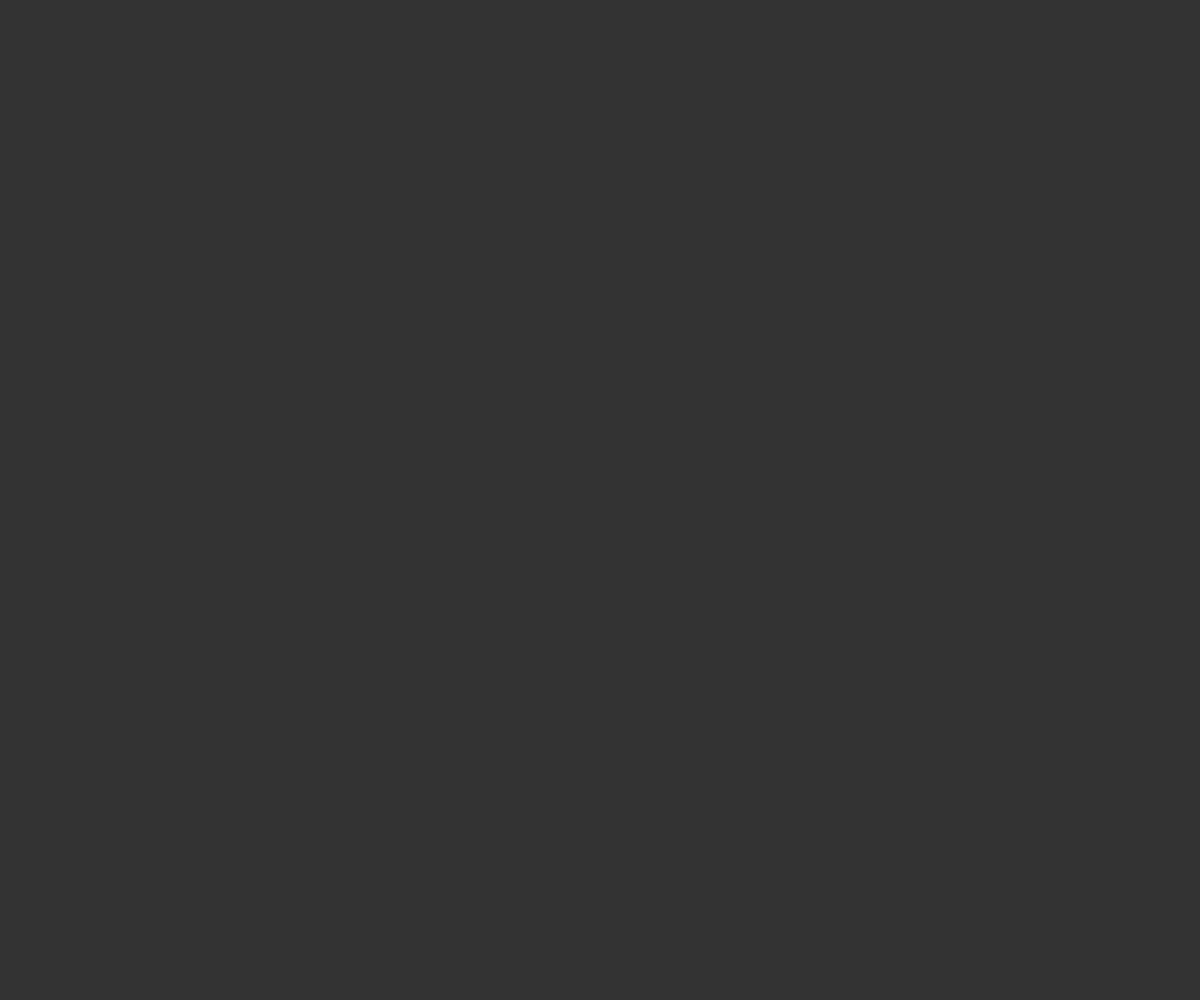
Frame 1 (no input)
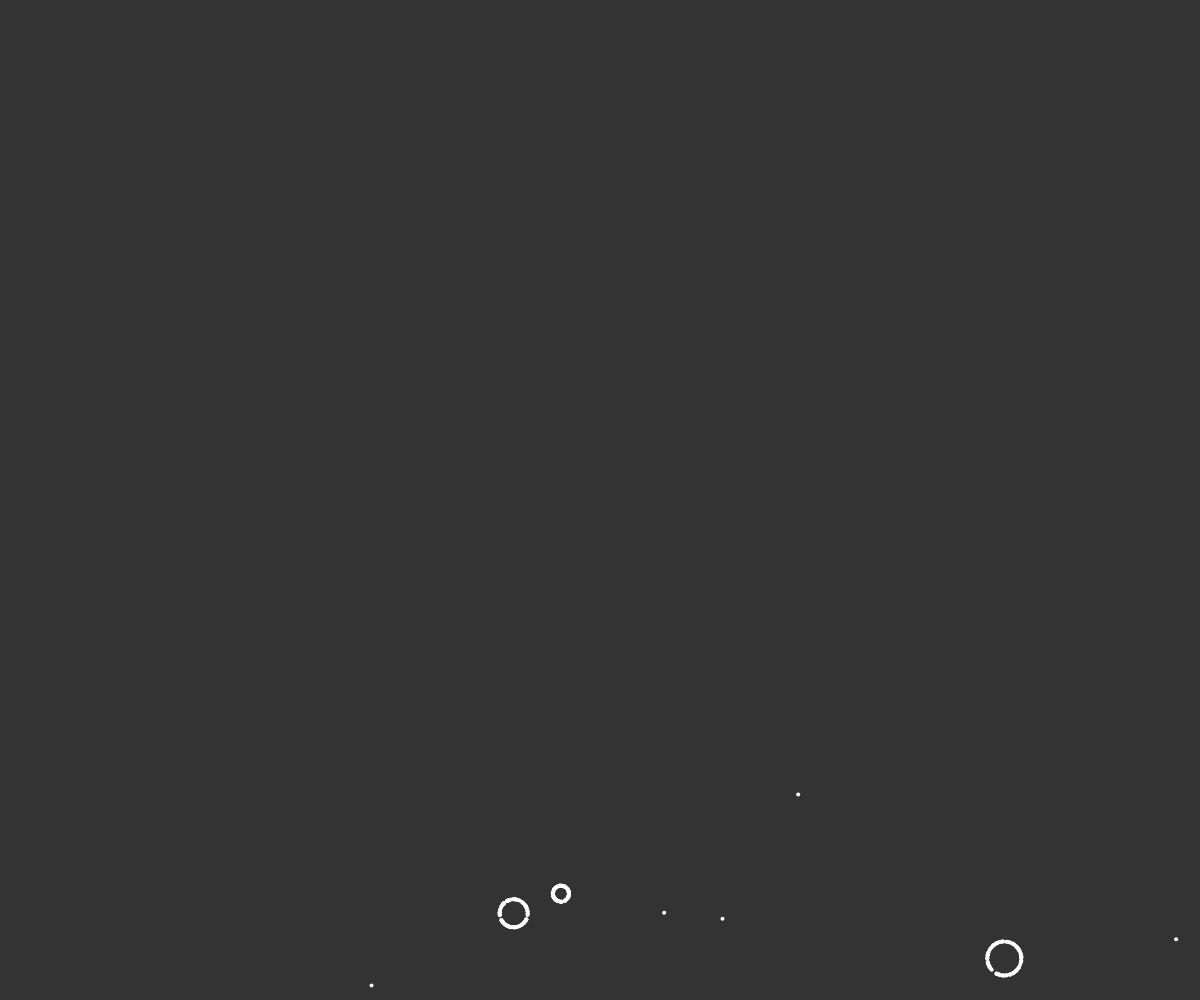
Frame 60 (no input)
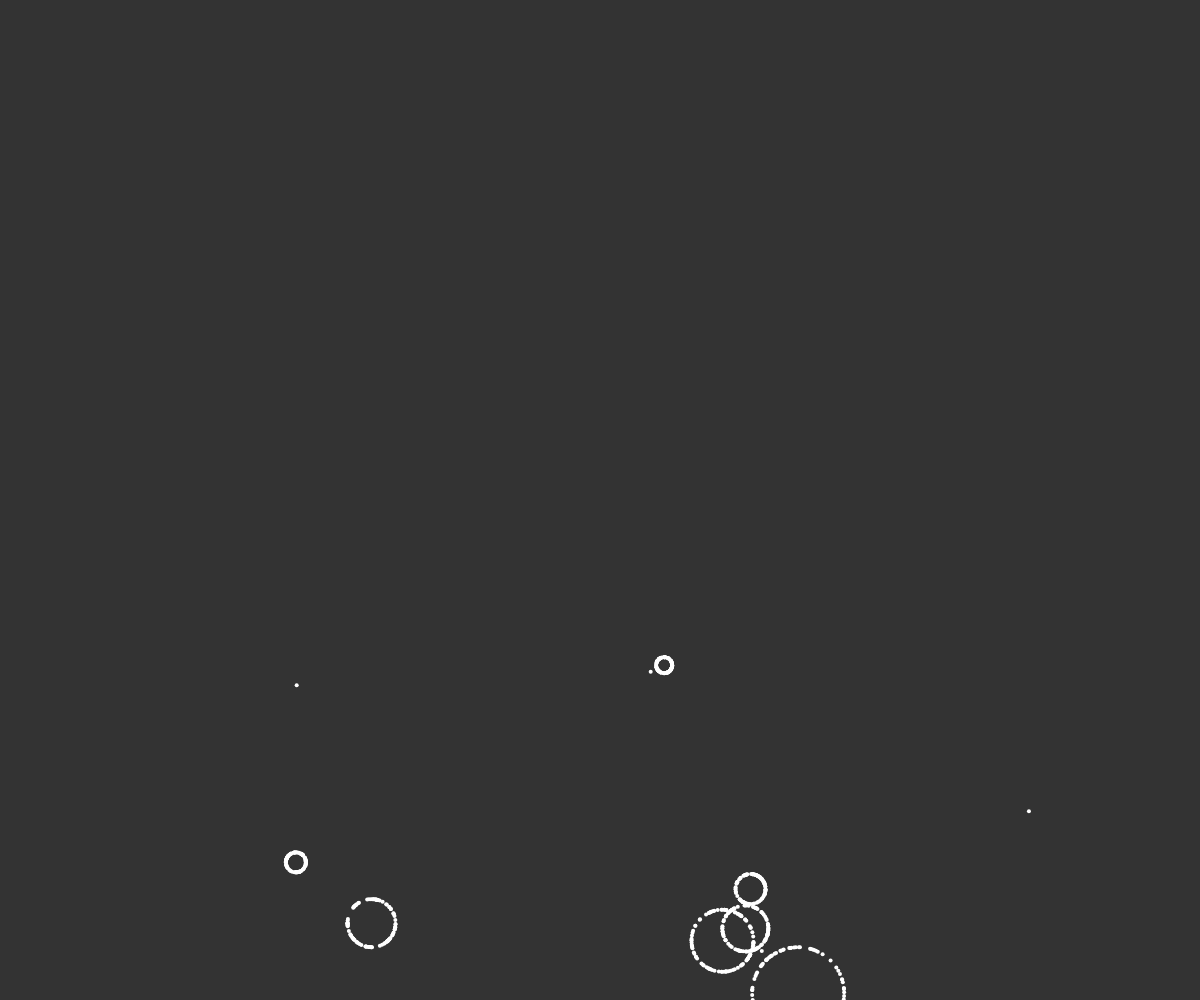
Frame 120 (the mouse pressed at the canvas centre since frame 60)

The p5.js sketch that drew these frames (run headless with seeded random() and noise() and a simulated clock; from frame 60 on, the mouse is pressed at the canvas centre):

// p5.js sketch
// ── sketch.js
var fireworks = [];
var gravity;

function Particle(x,y, firework){
  this.pos = createVector(x,y);
  this.firework = firework;
  if(this.firework){
    this.vel = createVector(0,random(-12,-5));
  } else {
    this.vel = p5.Vector.random2D();
  }
  this.acc = createVector(0,0);
  this.exploded = false;
  
  this.applyForce = function(force){
    this.acc.add(force);
  }

  this.update = function(){
    this.vel.add(this.acc);
    this.pos.add(this.vel);
    this.acc.mult(0);
  }

  this.show = function(){
    point(this.pos.x,this.pos.y);
  }
}

function Firework(){
  this.firework = new Particle(random(width), height, true);
  this.particles = [];

  this.update = function(){
    if(!this.exploded){
    this.firework.applyForce(gravity);
    this.firework.update();

    if(this.firework.vel.y >= 0){
      this.exploded = true;
      this.explode();
    }
    } else {
      for(var i = 0; i < this.particles.length;i++){
        this.particles[i].applyForce(gravity);
        this.particles[i].update();
      }
    }
  };
  
  this.show = function(){
    if(!this.exploded){
    this.firework.show();
    } else {
      for(var i = 0; i < this.particles.length;i++){
        this.particles[i].show();
      }
    }
  }
  this.explode = function(){
    for(var i = 0; i < 100; i++){
      var p = new Particle(this.firework.pos.x,this.firework.pos.y, false);
      this.particles.push(p);
    }
  }
}

function setup() {
  createCanvas(windowWidth,windowHeight);
  gravity = createVector(0,0.2);
  background(51);
  stroke(255);
  strokeWeight(4);
  }
function draw() {
  if(random(1) < 0.1){
    fireworks.push( new Firework());
  }
  background(51);
  for (var i = 0; i < fireworks.length; i++){
    fireworks[i].update();
    fireworks[i].show();
  }
}
